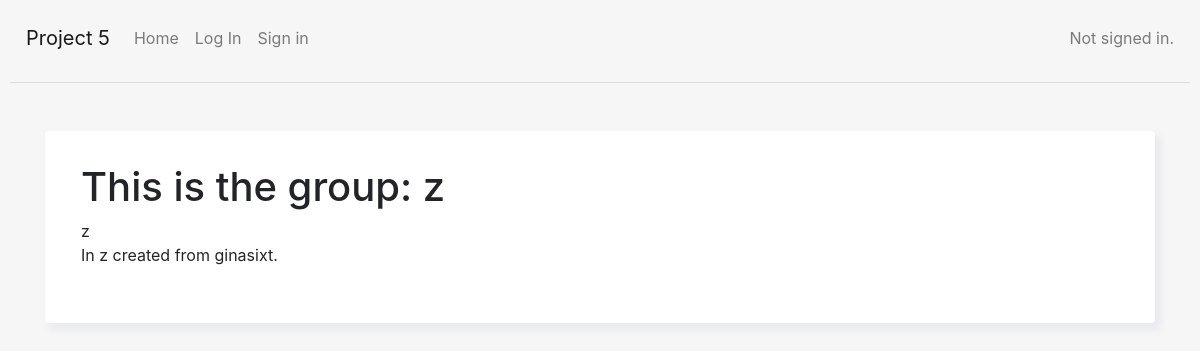
The app's page /group_detail/2/, older data.
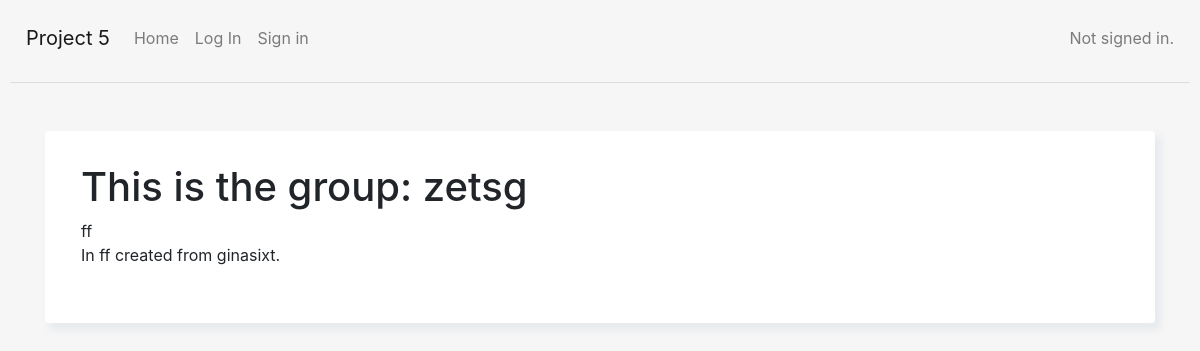
The same page, newer data.
### capstone/models.py (models this page shows, shortened)
class Group(models.Model):
    name = models.CharField(max_length=200)
    description = models.CharField(max_length=200)
    location = models.CharField(max_length=200)
    activity = models.ForeignKey(Activity, on_delete=models.CASCADE, default=None)
    time_and_date = models.DateTimeField(default=None)
    users = models.ManyToManyField(User)
    creator = models.ForeignKey(User, on_delete=models.CASCADE, default=None, related_name='creator')
    recurring = models.BooleanField(default=False)

### capstone/views.py (the view)
# urls.py: path("group_detail/<int:group_id>/", views.group_detail, name="group_detail"),
def group_detail(request, group_id):
    group = Group.objects.get(id=group_id)
    return render(request, 'capstone/group_detail.html', {'group': group})

### capstone/templates/capstone/group_detail.html (shortened to what this page needs)
{% extends "capstone/layout.html" %}
{% block body %}
{% load static %}
<div class="container mt-5">
    <div class="card p-3 mt-2">
        <div class="untereBox">
        <h1>This is the group: {{ group.name }}</h1>
        {{ group.description }} <br>
        In {{ group.location }} created from {{ group.creator }}. <br>
        <br>
        </div>
    </div>
</div>
{% endblock %}

Row changes from the older to the newer data that the page shows:
changed Group "ginasixt": name "z" → "zetsg"; description "z" → "ff"; location "z" → "ff"
